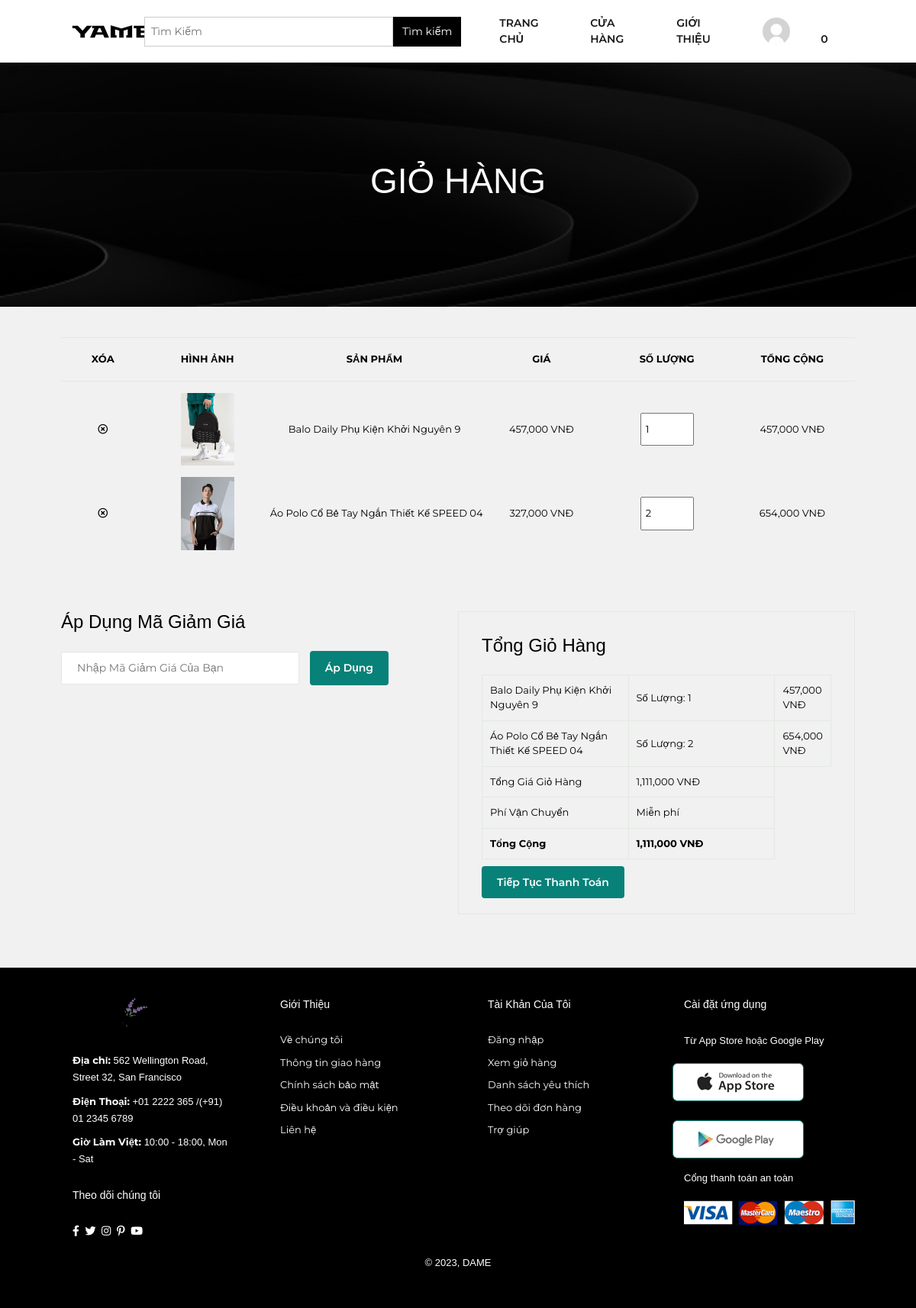
/index.php?pg=cart (signed in), run on the app's committed database.
### tables this page shows
CREATE TABLE `cart` (
  `id` int(10) NOT NULL COMMENT 'mã giỏ hàng',
  `id_pro` int(10) NOT NULL COMMENT 'mã sản phẩm',
  `id_user` int(11) NOT NULL COMMENT 'mã người dùng',
  `name_pro` varchar(100) NOT NULL COMMENT 'tên sản phẩm',
  `image` varchar(100) NOT NULL COMMENT 'hình ảnh',
  `price` int(10) NOT NULL COMMENT 'giá',
  `quantity` int(3) NOT NULL COMMENT 'số lượng',
  `total` int(10) NOT NULL COMMENT 'thành tiền'
);

### model/user.php (called while the page is built, shortened)
<?php
require_once 'pdo.php';
class UserModel {
    public static function isUserLoggedIn() {
        return isset($_SESSION['user_id']);
    }
}
?>

### model/pdo.php (called while the page is built, shortened)
<?php
class Database {
    private $servername = "localhost";
    private $username = "root";
    private $password = '';
    private $dbname = 'dame';
    private $conn;
    function __construct() {
        try {
            $this->conn = new PDO("mysql:host=$this->servername;dbname=$this->dbname;charset=utf8", $this->username, $this->password);
            $this->conn->setAttribute(PDO::ATTR_ERRMODE, PDO::ERRMODE_EXCEPTION);
        } catch (PDOException $e) {
            echo "Connection failed: " . $e->getMessage();
        }
    }
    function query($sql, $param = []) {
        $this->stmt = $this->conn->prepare($sql);
        $this->stmt->execute($param);
        return $this->stmt;
    }
    function getAll($sql, $param = []) {
        $statement = $this->query($sql, $param);
        return $statement->fetchAll(PDO::FETCH_ASSOC);
    }
    function getOne($sql, $param = []) {
        $statement = $this->query($sql, $param);
        return $statement->fetch(PDO::FETCH_ASSOC);
    }
}
?>

### model/cart.php (the view, shortened to what this page needs)
<?php
class CartModel {
    private $db;
    function __construct() {
        $this->db = new Database();
    }
    function get_cart_user($id_user) {
        $sql = "SELECT * FROM cart WHERE id_user=" .$id_user;
        return $this->db->getALL($sql);
    }
    function get_sum_cart($id_user){
        $sql = "SELECT SUM(total) AS tong_cart FROM cart WHERE id_user=".$id_user;
        return $this->db->getOne($sql);
    }
    function displayCart($cart) {
        $html_cart = '';
        if($cart){
            foreach ($cart as $item) {
                $html_cart .= '<tr>
                                <td><a href="index.php?pg=cart&action=delete&id=' . $item['id'] . '" style="color:#000"><i class="far fa-times-circle"></i></a></td>
                                <td><img src="layout/img/products/' . $item['image'] . '" alt=""></td>
                                <td>' . $item['name_pro'] . '</td>
                                <td>' . number_format($item['price']) . ' VNĐ</td>
                                <td>
                                    <form action="" method="post">
                                        <input type="hidden" name="update_cart" value="1">
                                        <input type="hidden" name="id" value="' . $item['id_pro'] . '">
                                        <input type="hidden" name="price" value="' . $item['price'] . '">
                                        <input type="number" name="quantity" value="' . $item['quantity'] . '" min="1" onchange="this.form.submit()">
                                    </form>
                                </td>
                                <td>' . number_format($item['total']) . ' VNĐ</td>
                            </tr>';
            }
        } else {
            $html_cart = '<tr><td colspan="6">Giỏ hàng của bạn trống.</td></tr>';
        }
        return $html_cart;
    }
}

### view/header.php (shortened to what this page needs)
<!DOCTYPE html>
<html lang="en">
<head>
    <link rel="stylesheet" href="https://cdnjs.cloudflare.com/ajax/libs/font-awesome/6.0.0/css/all.min.css">
    <link rel="stylesheet" href="layout/css1/linearicons.css">
    <link rel="stylesheet" href="layout/css1/owl.carousel.css">
    <link rel="stylesheet" href="layout/css1/themify-icons.css">
    <link rel="stylesheet" href="layout/css1/font-awesome.min.css">
    <link rel="stylesheet" href="layout/css1/nice-select.css">
    <link rel="stylesheet" href="layout/css1/nouislider.min.css">
    <link rel="stylesheet" href="layout/css1/bootstrap.css">
    <link rel="stylesheet" href="layout/css1/main.css">
    <link rel="stylesheet" href="layout/css1/linearicons.css">
    <link rel="stylesheet" href="layout/css1/owl.carousel.css">
    <link rel="stylesheet" href="layout/css1/themify-icons.css">
    <link rel="stylesheet" href="layout/css1/font-awesome.min.css">
    <link rel="stylesheet" href="layout/css1/nice-select.css">
    <link rel="stylesheet" href="layout/css1/nouislider.min.css">
    <link rel="stylesheet" href="layout/css1/bootstrap.css">
    <link rel="stylesheet" href="layout/css1/main.css">
    <link rel="stylesheet" type="text/css" href="layout/styles/bootstrap4/bootstrap.min.css">
    <link href="layout/plugins/fontawesome-free-5.0.1/css/fontawesome-all.css" rel="stylesheet" type="text/css">
    <link rel="stylesheet" type="text/css" href="layout/plugins/OwlCarousel2-2.2.1/owl.carousel.css">
    <link rel="stylesheet" type="text/css" href="layout/plugins/OwlCarousel2-2.2.1/owl.theme.default.css">
    <link rel="stylesheet" type="text/css" href="layout/plugins/OwlCarousel2-2.2.1/animate.css">
    <link rel="stylesheet" type="text/css" href="layout/plugins/slick-1.8.0/slick.css">
    <link rel="stylesheet" type="text/css" href="layout/styles/main_styles.css">
    <link rel="stylesheet" type="text/css" href="layout/styles/blog_responsive.css">
    <link rel="stylesheet" href="https://pro.fontawesome.com/releases/v5.10.0/css/all.css" />
    <link rel="stylesheet" href="layout/styless.css">
    <link rel="stylesheet" href="layout/styles/profile_view.css">
</head>
<body>
<?php
$is_user_logged_in = UserModel::isUserLoggedIn();
$count_cart = 0;
?>
<section id="header">
    <a href="index.php"><img src="layout/img/logo2.png" class="logo" alt=""></a>
    <div>
        <ul id="navbar">
            <div class="col3">
                <form action="index.php?pg=shop" method="POST" style= "margin-left:-30px">
                    <input type="text" name="tukhoa" placeholder="Tìm Kiếm" style="width:356px;">
                    <input type="submit" name="timkiem" value="Tìm kiếm">
                </form>
            </div>
            <li><a href="index.php">TRANG CHỦ</a></li>
            <li><a href="index.php?pg=shop">CỬA HÀNG</a></li>
            <li><a href="index.php?pg=about">GIỚI THIỆU</a></li>
            <?php if ($is_user_logged_in): ?>
                <li id="id_user">
                    <a id="user"><img src="./layout/img/people/hinh_defaut.jpg" alt="" width="36px" height="36px" style="border-radius: 50%!important;"></a>
                </li>
                <li id="lg-bag">
                    <a href="index.php?pg=cart"><i class="far fa-shopping-bag"></i>
                        <span class="cart-quantity"><?= $count_cart ?></span>
                    </a>
                </li>
            <?php endif; ?>
        </ul>
    </div>
</section>

### index.php (shortened to what this page needs)
<?php
include "model/pdo.php";
include "model/user.php";
include "model/cart.php";
$cartModel = new CartModel();
$isUserLoggedIn = UserModel::isUserLoggedIn();
include "view/header.php";
if(!isset($_GET['pg'])) {
    include "view/home.php";
} else {
    switch ($_GET['pg']) {
        case 'cart':
            include "view/cart.php";
            break;
    }
}
include "view/footer.php";
?>

### view/cart.php
<?php
$id_user = $_SESSION['id_user'];
$ds_cart_user = $cartModel->get_cart_user($id_user);
if ($isUserLoggedIn ) {
    $html_cart_user = $cartModel->displayCart($ds_cart_user);
} else {
    $html_cart_user = $cartModel->displayCart(0);
}
?>
<section id="page-header" class="about-header">
    <h2>GIỎ HÀNG</h2>
</section>
<section id="cart" class="section-p1">
    <?php if (!empty($ds_cart_user)) : ?>
        <table width="100%">
            <thead>
                <tr>
                    <td>Xóa</td>
                    <td>Hình ảnh</td>
                    <td>Sản phẩm</td>
                    <td>Giá</td>
                    <td>Số lượng</td>
                    <td>Tổng cộng</td>
                </tr>
            </thead>
            <tbody>
                <?= $html_cart_user ?>
            </tbody>
        </table>
    <?php else : ?>
        <p>Giỏ hàng của bạn đang trống. Hãy tiếp tục mua sắm để thêm sản phẩm vào giỏ hàng.</p>
    <?php endif; ?>
</section>
<section id="cart-add" class="section-p1">
    <?php if (!empty($ds_cart_user)) : ?>
        <div id="coupon">
            <h3>Áp Dụng Mã Giảm Giá</h3>
            <div>
                <form method="post" action="index.php?pg=cart">
                    <input type="text" name="discount_code" placeholder="Nhập Mã Giảm Giá Của Bạn">
                    <button type="submit" class="normal">Áp Dụng</button>
                </form>
            </div>
        </div>
        <div id="subtotal">
            <h3>Tổng Giỏ Hàng</h3>
            <table>
                <?php
                if ($isUserLoggedIn) {
                    $id_user = isset($_SESSION['id_user']) ? $_SESSION['id_user'] : null;
                    if ($id_user !== null) {
                        foreach ($ds_cart_user as $item) :
                ?>
                            <tr>
                                <td><?= $item['name_pro']; ?></td>
                                <td><?= 'Số Lượng: ' . $item['quantity']; ?></td>
                                <td><?= number_format($item['price'] * $item['quantity']) . ' VNĐ'; ?></td>
                            </tr>
                <?php
                        endforeach;
                        $sum_cart = $cartModel->get_sum_cart($id_user);
                        if ($sum_cart !== false) :
                ?>
                            <tr>
                                <td>Tổng Giá Giỏ Hàng</td>
                                <td><?= number_format($sum_cart['tong_cart']) . ' VNĐ'; ?></td>
                            </tr>
                <?php endif; ?>
                        <tr>
                            <td>Phí Vận Chuyển</td>
                            <td>Miễn phí</td>
                        </tr>
                        <tr>
                            <td><strong>Tổng Cộng</strong></td>
                            <td><strong><?= number_format($sum_cart['tong_cart']) . ' VNĐ'; ?></strong></td>
                        </tr>
                <?php
                    }
                }
                ?>
            </table>
            <a class="normal" href="index.php?pg=checkout">Tiếp Tục Thanh Toán</a>
        </div>
    <?php endif; ?>
</section>

### view/footer.php
<footer class="section-p1">
       <div class="col">
           <img class="logo" src="layout/img/logo.png" alt="">
           <p><strong>Địa chỉ: </strong> 562 Wellington Road, Street 32, San Francisco</p>
           <p><strong>Điện Thoại: </strong> +01 2222 365 /(+91) 01 2345 6789</p>
           <p><strong>Giờ Làm Việt: </strong> 10:00 - 18:00, Mon - Sat</p>
           <div class="follow">
               <h4>Theo dõi chúng tôi</h4>
               <div class="icon">
                   <i class="fab fa-facebook-f"></i>
                   <i class="fab fa-twitter"></i>
                   <i class="fab fa-instagram"></i>
                   <i class="fab fa-pinterest-p"></i>
                   <i class="fab fa-youtube"></i>
               </div>
           </div>
       </div>
       <div class="col">
           <h4>Giới Thiệu</h4>
           <a href="#">Về chúng tôi</a>
           <a href="#">Thông tin giao hàng</a>
           <a href="#">Chính sách bảo mật</a>
           <a href="#">Điều khoản và điều kiện</a>
           <a href="#">Liên hệ</a>
       </div>
       <div class="col">
           <h4>Tài Khản Của Tôi</h4>
           <a href="#">Đăng nhập</a>
           <a href="#">Xem giỏ hàng</a>
           <a href="#">Danh sách yêu thích</a>
           <a href="#">Theo dõi đơn hàng</a>
           <a href="#">Trợ giúp</a>
       </div>
       <div class="col install">
           <h4>Cài đặt ứng dụng</h4>
           <p>Từ App Store hoặc Google Play</p>
           <div class="row">
               <img src="layout/img/pay/app.jpg" alt="">
               <img src="layout/img/pay/play.jpg" alt="">
           </div>
           <p>Cổng thanh toán an toàn</p>
           <img src="layout/img/pay/pay.png" alt="">
       </div>
       <div class="copyright">
           <p>© 2023, DAME</p>
       </div>
   </footer>

### layout/styles/main_styles.css (style rules this page uses)
* { margin: 0; padding: 0; -webkit-font-smoothing: antialiased; -webkit-text-shadow: rgba(0,0,0,.01) 0 0 1px; text-shadow: rgba(0,0,0,.01) 0 0 1px; }
body { font-family: 'Helvetica', arial; font-size: 14px; font-weight: 400; background: #FFFFFF; color: #000000; }
div { display: block; position: relative; -webkit-box-sizing: border-box; -moz-box-sizing: border-box; box-sizing: border-box; }
ul { list-style: none; margin-bottom: 0px; }
p { font-family: 'Helvetica', arial; font-size: 14px; line-height: 1.7; font-weight: 400; color: #828282; -webkit-font-smoothing: antialiased; -webkit-text-shadow: rgba(0,0,0,.01) 0 0 1px; text-shadow: rgba(0,0,0,.01) 0 0 1px; }
a, a:hover, a:visited, a:active, a:link { text-decoration: none; -webkit-font-smoothing: antialiased; -webkit-text-shadow: rgba(0,0,0,.01) 0 0 1px; text-shadow: rgba(0,0,0,.01) 0 0 1px; }
h2 { font-size: 36px; }
h3 { font-size: 24px; }
h4 { font-size: 18px; }
h1, h2, h3, h4, h5, h6 { font-family: 'Helvetica', arial; font-weight: 500; -webkit-font-smoothing: antialiased; -webkit-text-shadow: rgba(0,0,0,.01) 0 0 1px; text-shadow: rgba(0,0,0,.01) 0 0 1px; }
section { display: block; position: relative; box-sizing: border-box; }
.copyright { width: 100%; background: #000; }

### layout/styles/profile_view.css (style rules this page uses)
body { margin-top: auto; background-color: #f1f1f1; }
.follow { margin-top:70px; }

### data on the page
cart: image (picture), name_pro "Balo Daily Phụ Kiện Khởi Nguyên 9", price "457,000", quantity "1", total "457,000", $item['price'] * $item['quantity'] "457,000"
cart: image (picture), name_pro "Áo Polo Cổ Bẻ Tay Ngắn Thiết Kế SPEED 04", price "327,000", quantity "2", total "654,000", $item['price'] * $item['quantity'] "654,000"

### other printed values
$count_cart "0"
$sum_cart['tong_cart'] "1,111,000"
